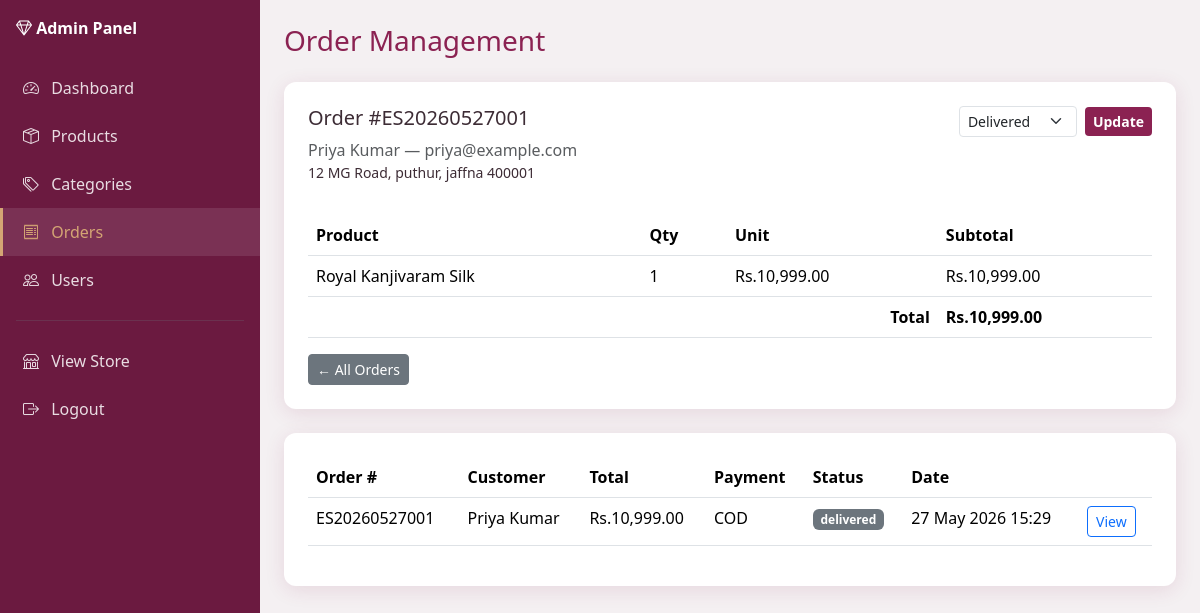
The app's page /admin/orders.php?id=1 (signed in) with its own data.
### tables this page shows
CREATE TABLE `orders` (
  `id` int NOT NULL,
  `user_id` int NOT NULL,
  `order_number` varchar(30) NOT NULL,
  `total_amount` decimal(10,2) NOT NULL,
  `discount_amount` decimal(10,2) DEFAULT '0.00',
  `shipping_address` text NOT NULL,
  `city` varchar(100) NOT NULL,
  `district` varchar(100) NOT NULL,
  `pincode` varchar(10) NOT NULL,
  `phone` varchar(20) NOT NULL,
  `payment_method` enum('cod','online') DEFAULT 'cod',
  `status` enum('pending','confirmed','processing','shipped','delivered','cancelled') DEFAULT 'pending',
  `notes` text,
  `created_at` timestamp NULL DEFAULT CURRENT_TIMESTAMP
);

CREATE TABLE `users` (
  `id` int NOT NULL,
  `full_name` varchar(150) NOT NULL,
  `email` varchar(150) NOT NULL,
  `phone` varchar(20) NOT NULL,
  `password` varchar(255) NOT NULL,
  `address` text,
  `city` varchar(100) DEFAULT NULL,
  `district` varchar(100) DEFAULT NULL,
  `pincode` varchar(10) DEFAULT NULL,
  `loyalty_points` int DEFAULT '0',
  `status` enum('active','blocked') DEFAULT 'active',
  `created_at` timestamp NULL DEFAULT CURRENT_TIMESTAMP
);

CREATE TABLE `order_items` (
  `id` int NOT NULL,
  `order_id` int NOT NULL,
  `product_id` int NOT NULL,
  `product_name` varchar(200) NOT NULL,
  `quantity` int NOT NULL,
  `unit_price` decimal(10,2) NOT NULL,
  `subtotal` decimal(10,2) NOT NULL
);

### includes/functions.php (called while the page is built, shortened)
<?php
function e(string $value): string
{
    return htmlspecialchars($value, ENT_QUOTES, 'UTF-8');
}
function format_price(float $amount): string
{
    return 'Rs.' . number_format($amount, 2);
}

### admin/orders.php (the view, shortened to what this page needs)
<?php
require_once 'includes/admin-header.php';
$viewId = isset($_GET['id']) ? (int) $_GET['id'] : 0;
$orders = $pdo->query('
    SELECT o.*, u.full_name, u.email FROM orders o
    JOIN users u ON u.id = o.user_id ORDER BY o.created_at DESC
')->fetchAll();
$viewOrder = null;
$viewItems = [];
if ($viewId) {
    $stmt = $pdo->prepare('SELECT o.*, u.full_name, u.email, u.phone AS user_phone FROM orders o JOIN users u ON u.id = o.user_id WHERE o.id = ?');
    $stmt->execute([$viewId]);
    $viewOrder = $stmt->fetch();
    if ($viewOrder) {
        $itemsStmt = $pdo->prepare('SELECT * FROM order_items WHERE order_id = ?');
        $itemsStmt->execute([$viewId]);
        $viewItems = $itemsStmt->fetchAll();
    }
}
?>
<h1 class="h3 mb-4" style="color:var(--primary)">Order Management</h1>
<?php if ($viewOrder): ?>
<div class="chart-container mb-4">
    <div class="d-flex justify-content-between align-items-start">
        <div>
            <h5>Order #<?= e($viewOrder['order_number']) ?></h5>
            <p class="mb-0 text-muted"><?= e($viewOrder['full_name']) ?> — <?= e($viewOrder['email']) ?></p>
            <p class="small"><?= e($viewOrder['shipping_address']) ?>, <?= e($viewOrder['city']) ?>, <?= e($viewOrder['district']) ?> <?= e($viewOrder['pincode']) ?></p>
        </div>
        <form method="post" class="d-flex gap-2 align-items-center">
            <select name="status" class="form-select form-select-sm">
                <?php foreach (['pending','confirmed','processing','shipped','delivered','cancelled'] as $s): ?>
                <option value="<?= $s ?>" <?= $viewOrder['status'] === $s ? 'selected' : '' ?>><?= ucfirst($s) ?></option>
                <?php endforeach; ?>
            </select>
            <button type="submit" class="btn btn-sm btn-primary-elegance">Update</button>
        </form>
    </div>
    <table class="table mt-3">
        <thead><tr><th>Product</th><th>Qty</th><th>Unit</th><th>Subtotal</th></tr></thead>
        <tbody>
            <?php foreach ($viewItems as $item): ?>
            <tr>
                <td><?= e($item['product_name']) ?></td>
                <td><?= $item['quantity'] ?></td>
                <td><?= format_price((float) $item['unit_price']) ?></td>
                <td><?= format_price((float) $item['subtotal']) ?></td>
            </tr>
            <?php endforeach; ?>
        </tbody>
        <tfoot>
            <tr><th colspan="3" class="text-end">Total</th><th><?= format_price((float) $viewOrder['total_amount']) ?></th></tr>
        </tfoot>
    </table>
    <a href="orders.php" class="btn btn-sm btn-secondary">← All Orders</a>
</div>
<?php endif; ?>
<div class="chart-container">
    <div class="table-responsive">
        <table class="table table-hover">
            <thead>
                <tr><th>Order #</th><th>Customer</th><th>Total</th><th>Payment</th><th>Status</th><th>Date</th><th></th></tr>
            </thead>
            <tbody>
                <?php foreach ($orders as $o): ?>
                <tr>
                    <td><?= e($o['order_number']) ?></td>
                    <td><?= e($o['full_name']) ?></td>
                    <td><?= format_price((float) $o['total_amount']) ?></td>
                    <td><?= strtoupper(e($o['payment_method'])) ?></td>
                    <td><span class="badge bg-secondary"><?= e($o['status']) ?></span></td>
                    <td><?= date('d M Y H:i', strtotime($o['created_at'])) ?></td>
                    <td><a href="orders.php?id=<?= $o['id'] ?>" class="btn btn-sm btn-outline-primary">View</a></td>
                </tr>
                <?php endforeach; ?>
            </tbody>
        </table>
    </div>
</div>
<?php require_once 'includes/admin-footer.php';

### css/style.css (style rules this page uses)
:root { --primary: #8b2252; --primary-dark: #6b1a40; --accent: #d4a574; --accent-light: #f5e6d3; --rose: #f8e8ee; --cream: #fdf8f5; --text: #3d2c35; --text-muted: #7a6570; --shadow: 0 4px 20px rgba(139, 34, 82, 0.12); --radius: 12px; }
* { box-sizing: border-box; }
body { font-family: 'Segoe UI', Tahoma, Geneva, Verdana, sans-serif; color: var(--text); background: var(--cream); min-height: 100vh; display: flex; flex-direction: column; }
.btn-primary-elegance { background: var(--primary); border: none; color: #fff; font-weight: 600; }
.chart-container { background: #fff; border-radius: var(--radius); padding: 1.5rem; box-shadow: var(--shadow); }

### records on screen
orders: order_number "ES20260527001", user.full_name "Priya Kumar", user.email "priya@example.com", shipping_address "12 MG Road", city "puthur", district "jaffna", pincode "400001", status "Delivered", total_amount "Rs.10,999.00", payment_method "COD", status "delivered", created_at "27 May 2026 15:29"
order_items: product_name "Royal Kanjivaram Silk", quantity "1", unit_price "Rs.10,999.00", subtotal "Rs.10,999.00"
